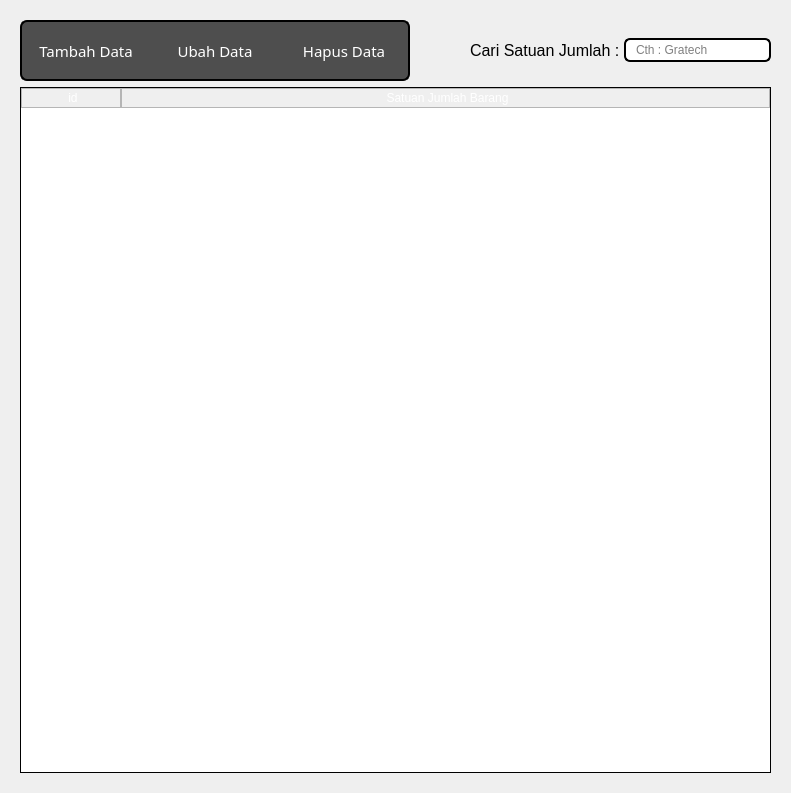
<?xml version="1.0" encoding="UTF-8"?>
<ui version="4.0">
 <class>Form</class>
 <widget class="QWidget" name="Form">
  <property name="geometry">
   <rect>
    <x>0</x>
    <y>0</y>
    <width>791</width>
    <height>793</height>
   </rect>
  </property>
  <property name="windowTitle">
   <string>Katalog - PT. Karya Graha Laboratory</string>
  </property>
  <property name="windowIcon">
   <iconset resource="../data/ui/logo.qrc">
    <normaloff>:/newPrefix/logo.png</normaloff>:/newPrefix/logo.png</iconset>
  </property>
  <layout class="QVBoxLayout" name="verticalLayout_2">
   <item>
    <widget class="QWidget" name="centralwidget" native="true">
     <layout class="QVBoxLayout" name="verticalLayout">
      <item>
       <layout class="QHBoxLayout" name="horizontalLayout">
        <property name="spacing">
         <number>0</number>
        </property>
        <item>
         <widget class="QPushButton" name="addButton">
          <property name="sizePolicy">
           <sizepolicy hsizetype="Expanding" vsizetype="Expanding">
            <horstretch>0</horstretch>
            <verstretch>0</verstretch>
           </sizepolicy>
          </property>
          <property name="maximumSize">
           <size>
            <width>130</width>
            <height>61</height>
           </size>
          </property>
          <property name="font">
           <font>
            <family>Sans Serif Collection</family>
            <pointsize>11</pointsize>
           </font>
          </property>
          <property name="styleSheet">
           <string notr="true">QPushButton {color:white; background-color:#4E4E4E;border:2px solid black;border-right:0px;
border-top-left-radius: 7px;
border-bottom-left-radius: 7px;
padding: 0 8px;}




QPushButton:hover:!pressed {
 background-color:#262626;
border-style:inset
}

QPushButton:hover {
 background-color:#171717
}


</string>
          </property>
          <property name="text">
           <string>Tambah Data</string>
          </property>
         </widget>
        </item>
        <item>
         <widget class="QPushButton" name="editButton">
          <property name="sizePolicy">
           <sizepolicy hsizetype="Expanding" vsizetype="Expanding">
            <horstretch>0</horstretch>
            <verstretch>0</verstretch>
           </sizepolicy>
          </property>
          <property name="maximumSize">
           <size>
            <width>130</width>
            <height>61</height>
           </size>
          </property>
          <property name="font">
           <font>
            <family>Sans Serif Collection</family>
            <pointsize>11</pointsize>
           </font>
          </property>
          <property name="styleSheet">
           <string notr="true">QPushButton:disabled {
    color: rgba(0,0, 0, 100)
}

QPushButton {color:white; background-color:#4E4E4E;border:2px solid black;border-right:0px;border-left:0px;
padding: 0 8px;
}

QPushButton:hover:!pressed {
 background-color: #262626;
border-style:inset
}

QPushButton:hover {
 background-color:#171717
}





QPushButton:hover {
  background-color:rgb(61, 61, 61)
}

</string>
          </property>
          <property name="text">
           <string>Ubah Data</string>
          </property>
         </widget>
        </item>
        <item>
         <widget class="QPushButton" name="deleteButton">
          <property name="sizePolicy">
           <sizepolicy hsizetype="Expanding" vsizetype="Expanding">
            <horstretch>0</horstretch>
            <verstretch>0</verstretch>
           </sizepolicy>
          </property>
          <property name="maximumSize">
           <size>
            <width>130</width>
            <height>61</height>
           </size>
          </property>
          <property name="font">
           <font>
            <family>Sans Serif Collection</family>
            <pointsize>11</pointsize>
           </font>
          </property>
          <property name="styleSheet">
           <string notr="true">QPushButton:disabled {
    color: rgba(0,0, 0, 100)
}

QPushButton {color:white; background-color:#4E4E4E;border:2px solid black;border-left:0px;border-top-right-radius: 7px;
border-bottom-right-radius: 7px;
padding: 0 8px;
}

QPushButton:hover:!pressed {
 background-color: #262626;
border-style:inset
}

QPushButton:hover {
 background-color:#171717
}
</string>
          </property>
          <property name="text">
           <string>Hapus Data</string>
          </property>
         </widget>
        </item>
        <item>
         <spacer name="horizontalSpacer">
          <property name="orientation">
           <enum>Qt::Horizontal</enum>
          </property>
          <property name="sizeType">
           <enum>QSizePolicy::Minimum</enum>
          </property>
          <property name="sizeHint" stdset="0">
           <size>
            <width>60</width>
            <height>20</height>
           </size>
          </property>
         </spacer>
        </item>
        <item>
         <widget class="QLabel" name="label">
          <property name="styleSheet">
           <string notr="true">color:black;</string>
          </property>
          <property name="text">
           <string>&lt;html&gt;&lt;head/&gt;&lt;body&gt;&lt;p&gt;&lt;span style=&quot; font-size:12pt;&quot;&gt;Cari Satuan Jumlah : &lt;/span&gt;&lt;/p&gt;&lt;/body&gt;&lt;/html&gt;</string>
          </property>
         </widget>
        </item>
        <item>
         <widget class="QLineEdit" name="searchField">
          <property name="styleSheet">
           <string notr="true">border: 2px solid black;
border-radius: 6px;
padding: 0 8px;
min-height: 20px ;
max-height:20px;
selection-background-color: gray;
color:black
</string>
          </property>
          <property name="text">
           <string/>
          </property>
          <property name="placeholderText">
           <string>Cth : Gratech</string>
          </property>
         </widget>
        </item>
       </layout>
      </item>
      <item>
       <widget class="QTableWidget" name="satuanTable">
        <property name="styleSheet">
         <string notr="true">QTableWidget{

border: 1px solid black ;

border-color:black;


}


QHeaderView::section {
    background-color: qlineargradient(x1:0, y1:0, x2:0, y2:1,
                                      stop:0 #616161, stop: 0.5 #000000,
                                      stop: 0.6 #000000, stop:1 #656565);
    color: white;
    padding-left: 4px;
    border: 1px solid #B5B5B5;

}


QTableWidget QTableCornerButton::section {
  background-color: qlineargradient(x1:0, y1:0, x2:0, y2:1,
                                      stop:0 #616161, stop: 0.5 #000000,
                                      stop: 0.6 #000000, stop:1 #656565); }


</string>
        </property>
        <property name="sizeAdjustPolicy">
         <enum>QAbstractScrollArea::AdjustToContents</enum>
        </property>
        <property name="editTriggers">
         <set>QAbstractItemView::NoEditTriggers</set>
        </property>
        <property name="dragDropOverwriteMode">
         <bool>false</bool>
        </property>
        <property name="selectionMode">
         <enum>QAbstractItemView::SingleSelection</enum>
        </property>
        <property name="selectionBehavior">
         <enum>QAbstractItemView::SelectRows</enum>
        </property>
        <property name="verticalScrollMode">
         <enum>QAbstractItemView::ScrollPerItem</enum>
        </property>
        <property name="showGrid">
         <bool>true</bool>
        </property>
        <property name="sortingEnabled">
         <bool>false</bool>
        </property>
        <attribute name="horizontalHeaderVisible">
         <bool>true</bool>
        </attribute>
        <attribute name="horizontalHeaderDefaultSectionSize">
         <number>100</number>
        </attribute>
        <attribute name="horizontalHeaderStretchLastSection">
         <bool>true</bool>
        </attribute>
        <column>
         <property name="text">
          <string>id</string>
         </property>
        </column>
        <column>
         <property name="text">
          <string>Satuan Jumlah Barang</string>
         </property>
        </column>
       </widget>
      </item>
     </layout>
    </widget>
   </item>
  </layout>
 </widget>
 <resources>
  <include location="../data/font/opensans.qrc"/>
  <include location="../data/ui/logo.qrc"/>
 </resources>
 <connections/>
</ui>
